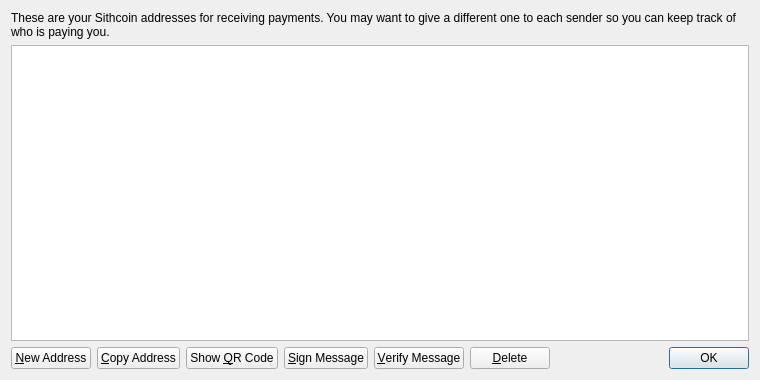
<?xml version="1.0" encoding="UTF-8"?>
<ui version="4.0">
 <class>AddressBookPage</class>
 <widget class="QWidget" name="AddressBookPage">
  <property name="geometry">
   <rect>
    <x>0</x>
    <y>0</y>
    <width>760</width>
    <height>380</height>
   </rect>
  </property>
  <property name="windowTitle">
   <string>Address Book</string>
  </property>
  <layout class="QVBoxLayout" name="verticalLayout">
   <item>
    <widget class="QLabel" name="labelExplanation">
     <property name="text">
      <string>These are your Sithcoin addresses for receiving payments. You may want to give a different one to each sender so you can keep track of who is paying you.</string>
     </property>
     <property name="textFormat">
      <enum>Qt::PlainText</enum>
     </property>
     <property name="wordWrap">
      <bool>true</bool>
     </property>
    </widget>
   </item>
   <item>
    <widget class="QTableView" name="tableView">
     <property name="contextMenuPolicy">
      <enum>Qt::CustomContextMenu</enum>
     </property>
     <property name="toolTip">
      <string>Double-click to edit address or label</string>
     </property>
     <property name="tabKeyNavigation">
      <bool>false</bool>
     </property>
     <property name="alternatingRowColors">
      <bool>true</bool>
     </property>
     <property name="selectionMode">
      <enum>QAbstractItemView::SingleSelection</enum>
     </property>
     <property name="selectionBehavior">
      <enum>QAbstractItemView::SelectRows</enum>
     </property>
     <property name="sortingEnabled">
      <bool>true</bool>
     </property>
     <attribute name="verticalHeaderVisible">
      <bool>false</bool>
     </attribute>
    </widget>
   </item>
   <item>
    <layout class="QHBoxLayout" name="horizontalLayout">
     <item>
      <widget class="QPushButton" name="newAddressButton">
       <property name="toolTip">
        <string>Create a new address</string>
       </property>
       <property name="text">
        <string>&amp;New Address</string>
       </property>
       <property name="icon">
        <iconset resource="../bitcoin.qrc">
         <normaloff>:/icons/add</normaloff>:/icons/add</iconset>
       </property>
      </widget>
     </item>
     <item>
      <widget class="QPushButton" name="copyToClipboard">
       <property name="toolTip">
        <string>Copy the currently selected address to the system clipboard</string>
       </property>
       <property name="text">
        <string>&amp;Copy Address</string>
       </property>
       <property name="icon">
        <iconset resource="../bitcoin.qrc">
         <normaloff>:/icons/editcopy</normaloff>:/icons/editcopy</iconset>
       </property>
      </widget>
     </item>
     <item>
      <widget class="QPushButton" name="showQRCode">
       <property name="text">
        <string>Show &amp;QR Code</string>
       </property>
       <property name="icon">
        <iconset resource="../bitcoin.qrc">
         <normaloff>:/icons/qrcode</normaloff>:/icons/qrcode</iconset>
       </property>
      </widget>
     </item>
     <item>
      <widget class="QPushButton" name="signMessage">
       <property name="toolTip">
        <string>Sign a message to prove you own a Sithcoin address</string>
       </property>
       <property name="text">
        <string>&amp;Sign Message</string>
       </property>
       <property name="icon">
        <iconset resource="../bitcoin.qrc">
         <normaloff>:/icons/edit</normaloff>:/icons/edit</iconset>
       </property>
      </widget>
     </item>
     <item>
      <widget class="QPushButton" name="verifyMessage">
       <property name="toolTip">
        <string>Verify a message to ensure it was signed with a specified Sithcoin address</string>
       </property>
       <property name="text">
        <string>&amp;Verify Message</string>
       </property>
       <property name="icon">
        <iconset resource="../bitcoin.qrc">
         <normaloff>:/icons/transaction_0</normaloff>:/icons/transaction_0</iconset>
       </property>
      </widget>
     </item>
     <item>
      <widget class="QPushButton" name="deleteButton">
       <property name="toolTip">
        <string>Delete the currently selected address from the list. Only sending addresses can be deleted.</string>
       </property>
       <property name="text">
        <string>&amp;Delete</string>
       </property>
       <property name="icon">
        <iconset resource="../bitcoin.qrc">
         <normaloff>:/icons/remove</normaloff>:/icons/remove</iconset>
       </property>
      </widget>
     </item>
     <item>
      <spacer name="horizontalSpacer">
       <property name="orientation">
        <enum>Qt::Horizontal</enum>
       </property>
       <property name="sizeHint" stdset="0">
        <size>
         <width>40</width>
         <height>20</height>
        </size>
       </property>
      </spacer>
     </item>
     <item>
      <widget class="QDialogButtonBox" name="buttonBox">
       <property name="sizePolicy">
        <sizepolicy hsizetype="Maximum" vsizetype="Fixed">
         <horstretch>0</horstretch>
         <verstretch>0</verstretch>
        </sizepolicy>
       </property>
       <property name="standardButtons">
        <set>QDialogButtonBox::Ok</set>
       </property>
      </widget>
     </item>
    </layout>
   </item>
  </layout>
 </widget>
 <resources>
  <include location="../bitcoin.qrc"/>
 </resources>
 <connections/>
</ui>
